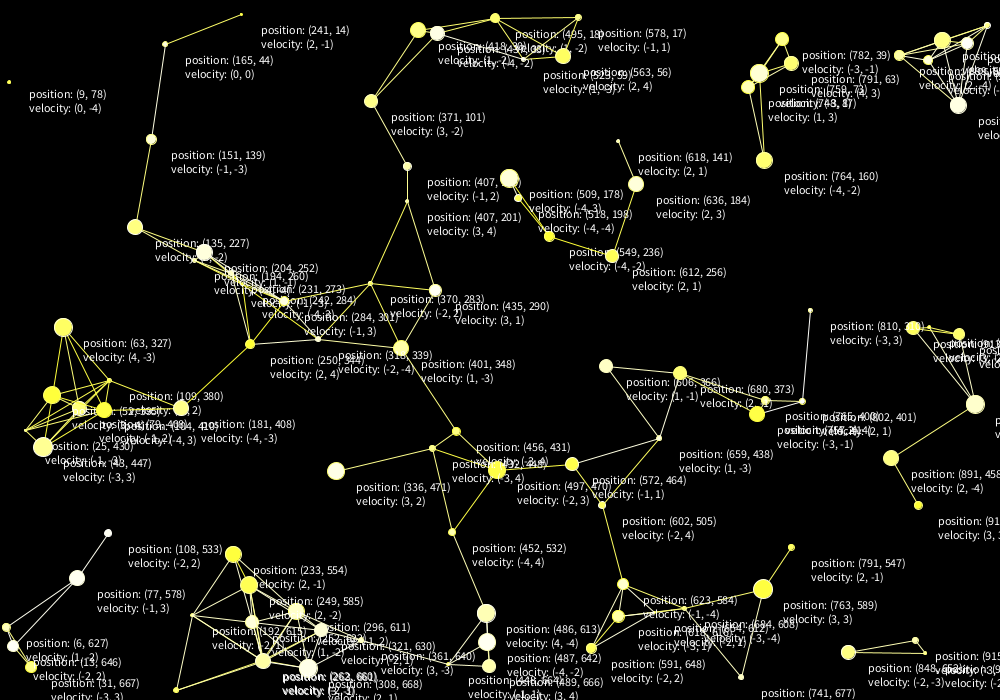
Frame 1 (no input)
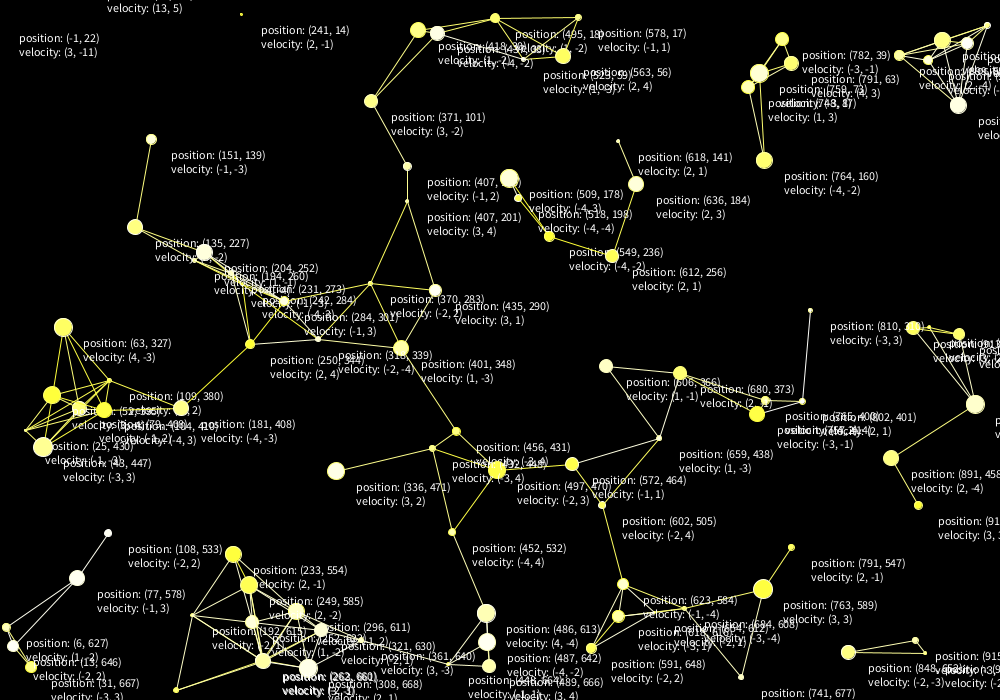
Frame 60 (the mouse pressed at the canvas centre just before this capture)
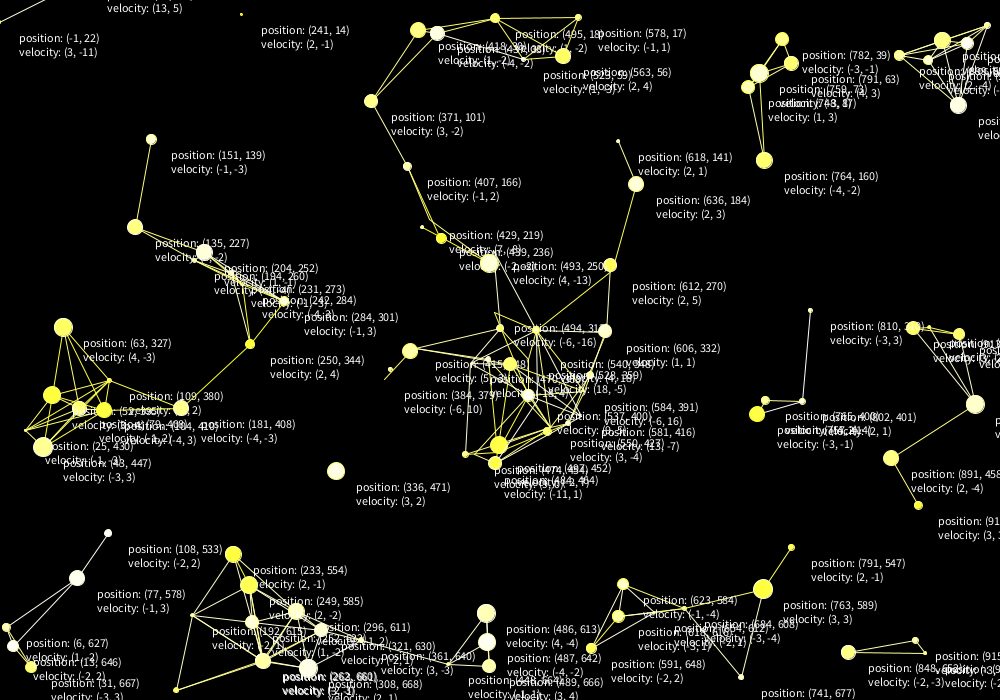
Frame 120 (the mouse held since frame 60 and released just before this capture)

The Processing sketch that drew these frames (run headless with seeded random() and noise(); from frame 60 on, the mouse is pressed at the canvas centre):

// Processing sketch: animationMouseAttractionForce2
// ── animationMouseAttractionForce2.pde
//配列を宣言
int n = 100;
int[] x = new int[n];
int[] y = new int[n];
int[] vx = new int[n];
int[] vy = new int[n];
int[] d = new int[n];
color[] c = new color[n];

void setup() {
    size(1000, 700);
    //代入
    for (int i = 0; i < x.length; i++) {
        d[i] = (int)random(2, 20);
        x[i] = (int)random(d[i] / 2, width - d[i] / 2);
        y[i] = (int)random(d[i] / 2, height - d[i] / 2);
        while (vx[i] == 0) vx[i] = (int)random(-5, 5);
        while (vy[i] == 0) vy[i] = (int)random(-5, 5);
        c[i] = color(255, 255, random(50, 255));
    }
}

void draw() {
    background(0);
    //値を呼び出す
    for (int i = 0; i < x.length; i++) {
        fill(c[i]);
        ellipse(x[i], y[i], d[i], d[i]);
        //pingpong(i);
        mouseAtractionForce(i);
        info(i);
        connect(i);
    }
}

void pingpong(int i) {
    if (x[i] >= width - d[i] / 2 || x[i] <= d[i] / 2) {
        vx[i] = -vx[i];
    }
    if (y[i] >= height - d[i] / 2 || y[i] <= d[i] / 2) {
        vy[i] = -vy[i];
    }
    x[i] += vx[i];
    y[i] += vy[i];
}

void mouseAtractionForce(int i) {
    if (dist(mouseX, mouseY, x[i], y[i]) <= 200) {
        vx[i] += (mouseX - x[i]) >= 0 ? 1 : -1;
        vy[i] += (mouseY - y[i]) >= 0 ? 1 : -1;
        x[i] += vx[i];
        y[i] += vy[i];
    }
}

void info(int i) {
    fill(255);
    String s = "";
    s = "position: (" + x[i] + ", " + y[i] + ")";
    s += '\n' + "velocity: (" + vx[i] + ", " + vy[i] + ")";
    text(s, x[i] + 20, y[i] + 20);
}

void connect(int i) {
    stroke(c[i]);
    for (int j = 0; j < n; j++) {
        if (i != j && i < j) {
            if (dist(x[i], y[i], x[j], y[j]) <= 100) {
                line(x[i], y[i], x[j], y[j]);
            }
        }
    }
}
